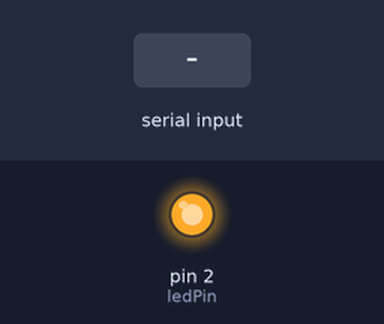
The sketch below on a simulated Arduino Uno, built with avr-gcc and run on an emulated ATmega328P. Shown: output pins drawn as LEDs (lit = HIGH). The inputs (shaded band) are chosen by the test bench. What the sketch prints to the serial monitor is not drawn.

Above: at 1.2 s.
1.3 s: "on" received over Serial
At 2.0 s:
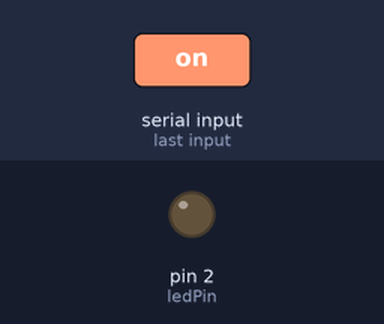
4.3 s: "off" received over Serial
Timing chart, 0 to 13.3 s (numbered marks = the images above; inputs shaded):
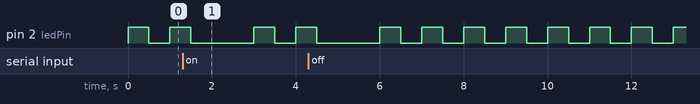

Measured:
- by itself, pin 2 (ledPin): repeats every 1.0 s: HIGH 0.50 s, LOW 0.50 s

The sketch:

loop-led2.ino
```cpp
int ledPin = 2;
String cmd;

void setup() {
  Serial.begin(115200);
  Serial.println("Initializing...");

  pinMode(ledPin, OUTPUT);
}

void loop() {
  if (Serial.available()) {
    cmd = Serial.readString();

    if (cmd == "on") {
      digitalWrite(ledPin, HIGH);
      Serial.println("LED On");
    } else if (cmd == "off") {
      digitalWrite(ledPin, LOW);
      Serial.println("LED Off");
    }
  } else {
    digitalWrite(ledPin, HIGH);
    delay(500);

    digitalWrite(ledPin, LOW);
    delay(500);
  }
}
```
